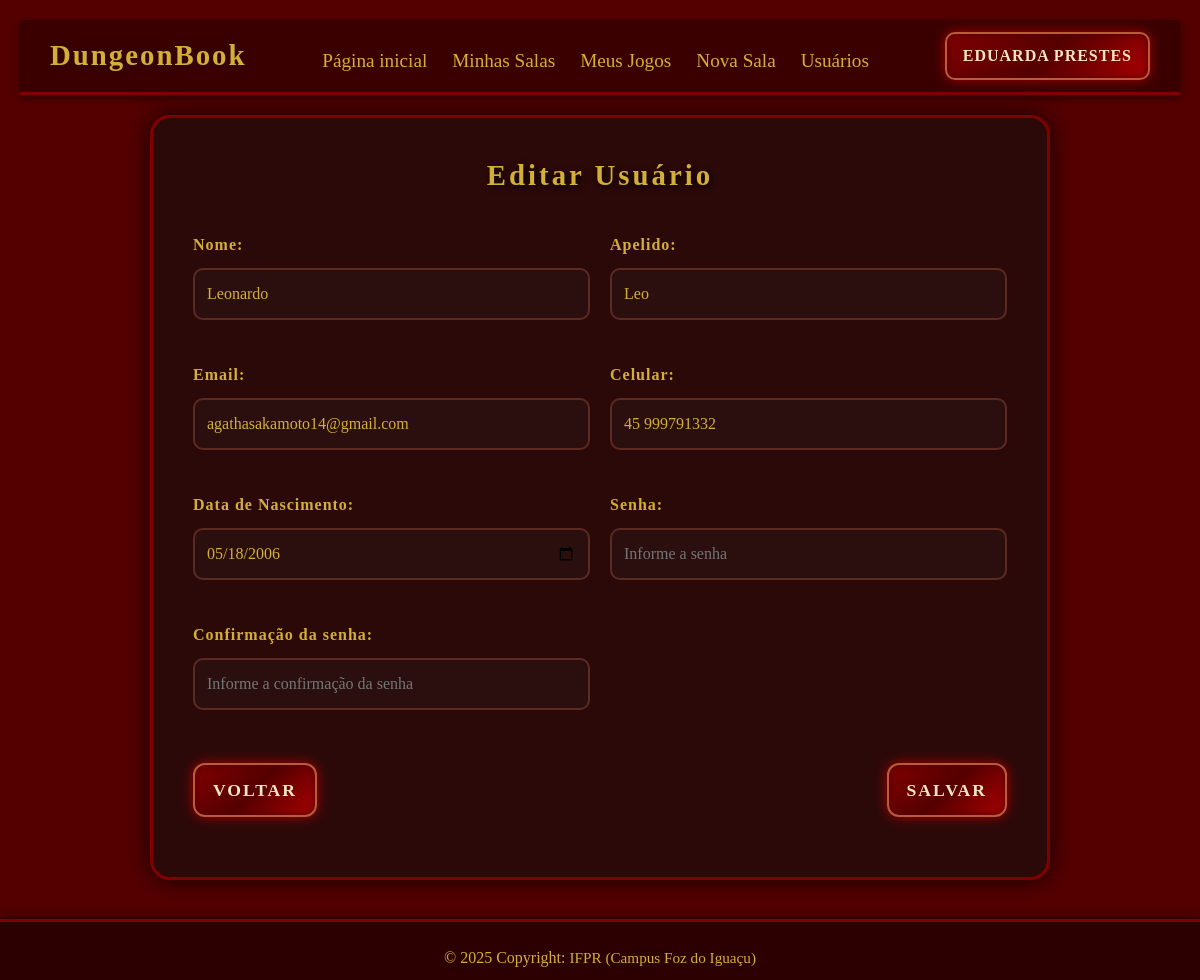
/app/controller/UsuarioController.php?action=edit&id=2 (signed in), run on the app's committed database.
### tables this page shows
CREATE TABLE IF NOT EXISTS `usuarios` (
    `id` INT NOT NULL AUTO_INCREMENT,
    `papel` ENUM('jogador', 'administrador') NOT NULL,
    `nome` VARCHAR(100) NOT NULL,
    `apelido` VARCHAR(50) NULL DEFAULT NULL,
    `email` VARCHAR(100) NOT NULL,
    `telefone` VARCHAR(20) NULL DEFAULT NULL,
    `data_nascimento` DATE NOT NULL,
    `senha` VARCHAR(255) NOT NULL,
    `foto` VARCHAR(255) NULL,
    PRIMARY KEY (`id`),
    UNIQUE INDEX `email_unique` (`email` ASC),
    UNIQUE INDEX `apelido_unique` (`apelido` ASC)
);

### app/model/Usuario.php (called while the page is built, shortened)
<?php
class Usuario
{
    private ?string $nome;
    private ?string $apelido;
    private ?string $email;
    private ?string $telefone;
    private ?string $dataNascimento;
    private ?string $senha;
    public function getNome(): ?string
    {
        return $this->nome;
    }
    public function setNome(?string $nome): self
    {
        $this->nome = $nome;
        return $this;
    }
    public function getApelido(): ?string
    {
        return $this->apelido;
    }
    public function setApelido(?string $apelido): self
    {
        $this->apelido = $apelido;
        return $this;
    }
    public function getEmail(): ?string
    {
        return $this->email;
    }
    public function setEmail(?string $email): self
    {
        $this->email = $email;
        return $this;
    }
    public function getTelefone(): ?string
    {
        return $this->telefone;
    }
    public function setTelefone(?string $telefone): self
    {
        $this->telefone = $telefone;
        return $this;
    }
    public function getDataNascimento(): ?string
    {
        return $this->dataNascimento;
    }
    public function setDataNascimento(?string $dataNascimento): self
    {
        $this->dataNascimento = $dataNascimento;
        return $this;
    }
    public function getSenha(): ?string
    {
        return $this->senha;
    }
    public function setSenha(?string $senha): self
    {
        $this->senha = $senha;
        return $this;
    }
}

### app/dao/UsuarioDAO.php (called while the page is built, shortened)
<?php
include_once(__DIR__ . "/../model/Usuario.php");
class UsuarioDAO
{
    public function findById(int $id)
    {
        $conn = Connection::getConn();
        $sql = "SELECT * FROM usuarios u" .
            " WHERE u.id = ?";
        $stm = $conn->prepare($sql);
        $stm->execute([$id]);
        $result = $stm->fetchAll();
        $usuarios = $this->mapUsuarios($result);
        if (count($usuarios) == 1)
            return $usuarios[0];
        elseif (count($usuarios) == 0)
            return null;
        die("UsuarioDAO.findById()" .
            " - Erro: mais de um usuário encontrado.");
    }
    private function mapUsuarios($result)
    {
        $usuarios = array();
        foreach ($result as $reg) {
            $usuario = new Usuario();
            $usuario->setId($reg['id']);
            $usuario->setPapel($reg['papel']);
            $usuario->setNome($reg['nome']);
            $usuario->setApelido($reg['apelido']);
            $usuario->setEmail($reg['email']);
            $usuario->setTelefone($reg['telefone']);
            $usuario->setDataNascimento($reg['data_nascimento']);
            $usuario->setSenha($reg['senha']);
            $usuario->setFoto($reg['foto']);
            array_push($usuarios, $usuario);
        }
        return $usuarios;
    }
}

### app/view/usuario/UsuFormEdit.php (the view, shortened to what this page needs)
<?php
require_once(__DIR__ . "/../include/Header.php");
require_once(__DIR__ . "/../include/Menu.php");
?>
<link rel="stylesheet" href="<?= BASEURL ?>/view/css/bootstrap.min.css">
<link rel="stylesheet" href="<?= BASEURL ?>/view/css/UsuForm.css">
<div class="container">
    <h3>Editar Usuário</h3>
    <form id="frmUsuario" method="POST"
        action="<?= BASEURL ?>/controller/UsuarioController.php?action=save">
        <div class="form-grid">
            <div class="form-group">
                <label for="txtNome">Nome:</label>
                <input type="text" id="txtNome" name="nome" maxlength="100"
                    placeholder="Informe o nome"
                    value="<?= isset($dados["usuario"]) ? $dados["usuario"]->getNome() : '' ?>" />
            </div>
            <div class="form-group">
                <label for="txtApelido">Apelido:</label>
                <input type="text" id="txtApelido" name="apelido" maxlength="50"
                    placeholder="Informe o seu apelido"
                    value="<?= isset($dados["usuario"]) ? $dados["usuario"]->getApelido() : '' ?>" />
            </div>
            <div class="form-group">
                <label for="txtLogin">Email:</label>
                <input type="text" id="txtLogin" name="email" maxlength="100"
                    placeholder="Informe o email"
                    value="<?= isset($dados["usuario"]) ? $dados["usuario"]->getEmail() : '' ?>" />
            </div>
            <div class="form-group">
                <label for="txtTelefone">Celular:</label>
                <input type="text" id="txtTelefone" name="telefone" maxlength="20"
                    placeholder="Informe o seu celular"
                    value="<?= isset($dados["usuario"]) ? $dados["usuario"]->getTelefone() : '' ?>" />
            </div>
            <div class="form-group">
                <label for="txtDataNascimento">Data de Nascimento:</label>
                <input type="date" id="txtDataNascimento" name="data_nascimento"
                    value="<?= isset($dados["usuario"]) ? $dados["usuario"]->getDataNascimento() : '' ?>" />
            </div>
            <div class="form-group">
                <label for="txtSenha">Senha:</label>
                <input type="password" id="txtPassword" name="senha" maxlength="50"
                    placeholder="Informe a senha"
                    value="<?= isset($dados["usuario"]) ? $dados["usuario"]->getSenha() : '' ?>" />
            </div>
            <div class="form-group">
                <label for="txtConfSenha">Confirmação da senha:</label>
                <input type="password" id="txtConfSenha" name="conf_senha" maxlength="50"
                    placeholder="Informe a confirmação da senha"
                    value="<?= isset($dados['confSenha']) ? $dados['confSenha'] : '' ?>" />
            </div>
        </div>
        <div class="actions">
            <a class="btn" href="<?= BASEURL ?>/controller/UsuarioController.php?action=list">Voltar</a>
            <button type="submit" class="btn">Salvar</button>
        </div>
    </form>
</div>
<?php
require_once(__DIR__ . "/../include/Footer.php");
?>

### app/view/css/Menu.css (style rules this page uses)
body { margin: 0; font-family: 'Caudex', cursive; background-color: rgba(0, 0, 0, 0.9); color: #d4af37; }

### app/view/css/UsuForm.css (style rules this page uses)
body { background-color: #550000; font-family: 'Caudex', cursive; color: #d4af37; margin: 0; padding: 20px; }
.container { background: rgba(40, 10, 10, 0.9); border: 3px solid #800000; padding: 40px; border-radius: 20px; box-shadow: 0 0 25px rgba(0, 0, 0, 0.8); max-width: 900px; margin: 20px auto 80px auto; backdrop-filter: blur(6px); }
h3 { font-weight: bold; font-size: 1.8em; color: #d4af37; text-shadow: 2px 2px 6px #000; margin-bottom: 40px; text-align: center; letter-spacing: 3px; }
.form-grid { display: grid; grid-template-columns: 1fr 1fr; gap: 20px; }
.form-group { margin-bottom: 18px; text-align: left; }
label { font-size: 1em; font-weight: bold; color: #d4af37; display: block; margin-bottom: 6px; letter-spacing: 1px; }
input[type="text"], input[type="password"], input[type="date"], select { background-color: #2b0f0f; border: 2px solid #5c2a21; border-radius: 10px; width: 100%; padding: 12px; margin: 5px 0; color: #d4af37; font-size: 1em; outline: none; transition: border 0.3s ease, box-shadow 0.3s ease; }
.actions { margin-top: 30px; display: flex; justify-content: space-between; gap: 15px; }
button, .btn { background: linear-gradient(135deg, #800000, #550000, #aa0000); border: 2px solid #b85c3a; padding: 12px 18px; border-radius: 12px; font-size: 1.1em; color: #f8e6c1; cursor: pointer; font-weight: bold; text-transform: uppercase; letter-spacing: 2px; box-shadow: 0 0 12px #aa0000, inset 0 0 8px #550000; transition: all 0.3s ease; text-decoration: none; display: inline-block; }

### data on the page
usuarios: nome "Leonardo", apelido "Leo", email "agathasakamoto14@gmail.com", telefone "45 999791332", data_nascimento "05/18/2006"

### other printed values
$nome "EDUARDA PRESTES"
